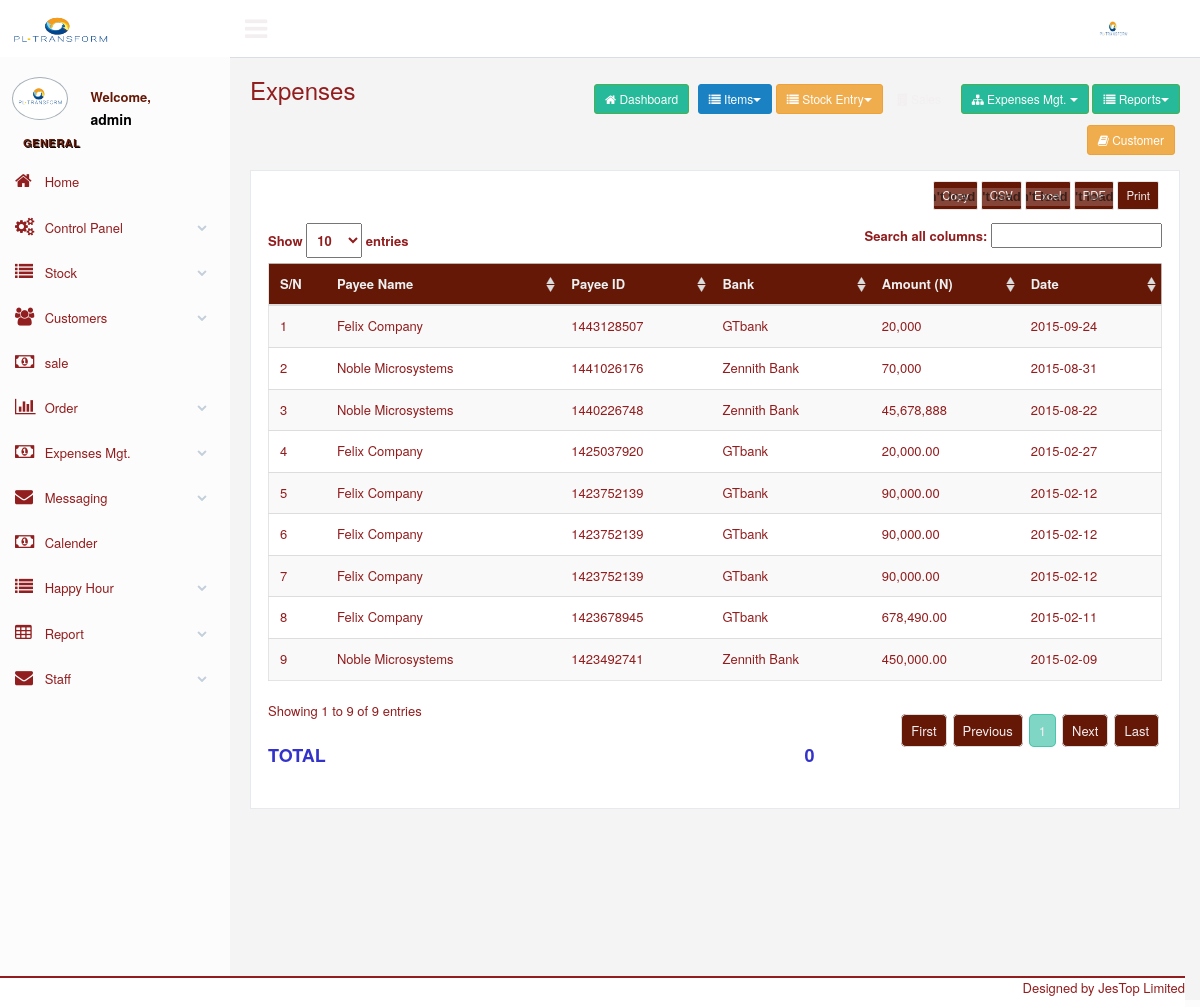
Page /expenses.php (signed in) on the committed database.
### tables this page shows
CREATE TABLE `paymentvoucher` (
  `pvid` int(11) NOT NULL,
  `term_id` int(11) NOT NULL,
  `sesion_id` int(11) NOT NULL,
  `refno` varchar(20) NOT NULL,
  `no` varchar(20) NOT NULL,
  `payeeid` varchar(20) NOT NULL,
  `payeename` varchar(100) NOT NULL,
  `bank` varchar(60) NOT NULL,
  `accname` varchar(100) NOT NULL,
  `accno` varchar(20) NOT NULL,
  `chequeno` varchar(30) NOT NULL,
  `duedate` date NOT NULL,
  `amout` varchar(20) NOT NULL,
  `ctcode` varchar(10) NOT NULL,
  `narration` varchar(200) NOT NULL,
  `amtb4tax` varchar(10) NOT NULL,
  `withtax` varchar(10) NOT NULL,
  `vat` varchar(10) NOT NULL,
  `levy` varchar(10) NOT NULL,
  `netpay` varchar(15) NOT NULL,
  `grandtotal` varchar(20) NOT NULL,
  `raisedby` varchar(60) NOT NULL,
  `raiseddate` date NOT NULL,
  `Auditedby` varchar(60) NOT NULL,
  `Auditeddate` date NOT NULL,
  `Authorizedby` varchar(60) NOT NULL,
  `Authorizeddate` date NOT NULL,
  `issuedby` varchar(60) NOT NULL,
  `issueddate` date NOT NULL,
  `amtinword` varchar(200) NOT NULL,
  `cc1` varchar(100) NOT NULL,
  `ccdate` date NOT NULL,
  `cc2` varchar(100) NOT NULL,
  `cc3` varchar(100) NOT NULL,
  `xdate` date NOT NULL,
  `user` int(11) NOT NULL
);

### expenses.php (the view, shortened to what this page needs)
<?php require_once("includes/session.php"); ?>
<?php
	$pg = isset($_GET["pg"]) ? $_GET["pg"] : '';
	$sql = isset($_GET["sql"]) ? $_GET["sql"] : '';
?>
<?php
	include("header.php");
?>
<div class="right_col" role="main">
    <div class="">
        <div class="page-title">
            <div class="title_left">
                <h3>Expenses</h3>
            </div>
            <div class="title_right">
                <div class="col-md-12 col-sm-12 col-xs-12 form-group pull-right top_search">
                 	<?php include("menu.php");?>
                </div>
            </div>
        </div>
        <div class="clearfix"></div>
        <div class="row">
            <div class="col-md-12 col-sm-12 col-xs-12">
                <div class="x_panel" >
			<?php
				if ($pg == "")
				{
			?>
							<span style="font-family:Arial, Helvetica, sans-serif;font-size:11px;color:#FF0000"><?php echo $sql; ?></span>
							<table class="table table-striped responsive-utilities jambo_table" id="example">
			<?php
						$select_content=("select * from paymentvoucher  order by xdate desc");
						$content_result= mysqli_query($db, $select_content) or die (mysqli_error($db));
						$content = mysqli_fetch_assoc($content_result);
						$num_chk = mysqli_num_rows ($content_result);
						$k = 0;
						$amount = 0;
			?>
			<?php
			if ($num_chk == 0)
				{
			?>
								<tr height="23" onMouseOver="this.style.backgroundColor='#FFCC66';" onMouseOut="this.style.backgroundColor='';" bgcolor="#EFEFEF">
									<td colspan="5"  align="center">No Record Found</td>
								</tr>
			<?php
			}
				else
			{
			?>
            				<thead>
								<tr>
									<th>S/N</th>
									<th>Payee Name</th>
                                    <th>Payee ID</th>
                                    <th>Bank</th>
									<th>Amount (N)</th>
									<th>Date</th>
								</tr>
								</thead>
								<tbody>
			<?php do {
						$k = $k + 1;
						?>
								<tr>
									<td><?php echo $k  ?></td>
									<td><?php  echo $content['payeename']?></td>
                                    <td><?php  echo $content['refno']?></td>
                                    <td><?php  echo $content["bank"] ;?> </td>
									<td><?php  echo $content ['amout']?></td>
                                    <td><?php  echo $content ['xdate']?></td>
								</tr>
						 <?php } while ($content = mysqli_fetch_assoc($content_result)); ?>
			<?php
				}
			?>
			<?php
			}
			?>
			</tbody>
			</table>
            <table width="100%" style="color:#33C; font-size:18px; font-weight:bold">
            	<tr>
                <td width="60%">TOTAL</td>
                <td><?php echo $amount ?></td></tr>
            </table>
				</div>
            </div>
        </div>
    </div>
<?php include("includes/footer.php")?>

### css/calendar/fullcalendar.print.css (style rules this page uses)
th, td, hr, thead, tbody, .fc-row { border-color: #ccc !important; background: #fff !important; }

### rows in the picture
paymentvoucher: payeename "Felix Company", refno "1443128507", bank "GTbank", amout "20,000", xdate "2015-09-24"
paymentvoucher: payeename "Noble Microsystems", refno "1441026176", bank "Zennith Bank", amout "70,000", xdate "2015-08-31"
paymentvoucher: payeename "Noble Microsystems", refno "1440226748", bank "Zennith Bank", amout "45,678,888", xdate "2015-08-22"
paymentvoucher: payeename "Felix Company", refno "1425037920", bank "GTbank", amout "20,000.00", xdate "2015-02-27"
paymentvoucher: payeename "Felix Company", refno "1423752139", bank "GTbank", amout "90,000.00", xdate "2015-02-12"
paymentvoucher: payeename "Felix Company", refno "1423752139", bank "GTbank", amout "90,000.00", xdate "2015-02-12"
paymentvoucher: payeename "Felix Company", refno "1423752139", bank "GTbank", amout "90,000.00", xdate "2015-02-12"
paymentvoucher: payeename "Felix Company", refno "1423678945", bank "GTbank", amout "678,490.00", xdate "2015-02-11"
paymentvoucher: payeename "Noble Microsystems", refno "1423492741", bank "Zennith Bank", amout "450,000.00", xdate "2015-02-09"

### other values in the picture
$_SESSION["username"] "admin"
$amount "0"
